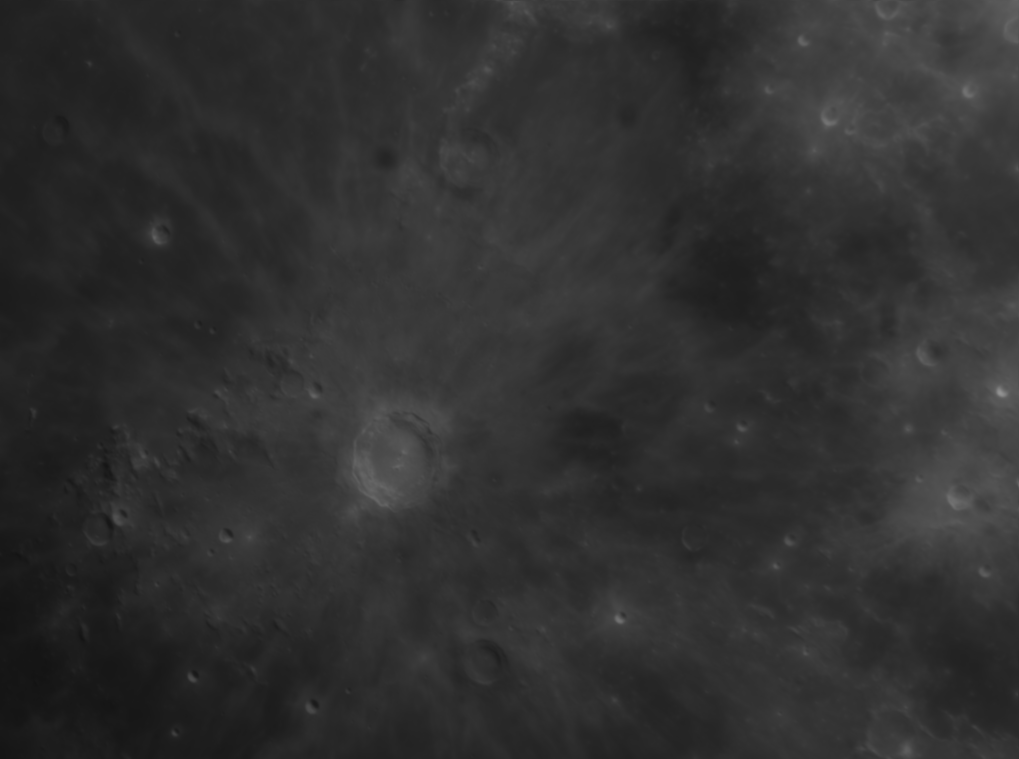
#> input picture test_frames/copernicus.tiff, 1019 x 759 px
$ python libframes.py
#> lines starting #> are read from the running program, lines starting #| are printed output that depends on the picture; after the words box and inside, x2 and y2 are one past the last pixel; in counts of white or black regions, pixels touching at a corner belong together
#! /usr/bin/env python
# -*- coding: utf-8 -*-

#-----------------------------------------------------------------------#
#                                                                       #
# Copyright (C) 2015, David A. Hall                                     #
#                     Eureka, MO USA                                    #
# This program is free software. You can redistribute it and/or modify  #
#   it under the terms of the GNU General Public License Version 2.     #
#   This program is distributed in the hope that it is useful,          #
#   but WITHOUT ANY WARRANTY IMPLIED OR OTHERWISE.                      #
#                                                                       #
#-----------------------------------------------------------------------#

__filename__ = "libframes.py"
__author__ = "David Hall"
__last_update__ = "11 April 2015"

import os
import sys
import cv2
import numpy as np


def simple_threshold(image, threshold, maxval, th_type):
    """Implements simple thresholding algorithm from OpenCV

    Arguments:
        image: image to threshold
        threshold: threshold value
                   > 0 and less than largest pixel value
        maxval: value of output pixel if image pixel is greater than threshold value
                range of values: 0 -> largest integer
        th_type: threshold type
                 accepts cv2.THRESH_BINARY, cv2.THRESH_BINARY_INV,
                         cv2.THRESH_TRUNC,
                         cv2.THRESH_TOZERO, cv2.THRESH_TOZERO_INV
    Returns a list:
        threshold value: integer
        thresholded image: numpy array"""
    ret, th_img = cv2.threshold(image, threshold, maxval, th_type)
    return th_img

def adaptive_threshold(image, maxval, ad_method, th_type, blk_size, constant):
    """Implements adaptive thresholding algorithm from OpenCV

    Arguments:
        image: source image
        maxval: value of output pixel if image pixel is greater than threshold value
                range of values: 0 -> largest integer
        ad_method: threshold algorithm
                   accepts cv2.ADAPTIVE_THRESH_MEAN_C,
                           cv2.ADAPTIVE_THRESH_GAUSSIAN_C
        th_type: threshold type
                 accepts cv2.THRESH_BINARY, cv2.THRESH_BINARY_INV
        blk_size: size of pixel neighborhood used to calculate threshol level
                  odd integer > 0 (3, 5, 7, etc.)
        constant: subtracted from mean
                  normally a postive integer
    Returns a list:
        thresholded image: numpy array"""
    return cv2.adaptiveThreshold(image, maxval, ad_method, th_type, blk_size, constant)

if __name__ == "__main__":
    from matplotlib import pyplot as plt

    img = cv2.imread('../test_frames/copernicus.tiff')
#> img is the input picture: shape (759, 1019, 3); min 18, max 147, mean 48.2
    white = 255
    levels = [(i * (img.max() - img.min())/4 + img.min()) for i in range(1, 4)]
#> levels = [50.25, 82.5, 114.8]
    print('Image Range: ', img.max(), img.min())
#| Image Range:  147 18
    print('Thresholds: ', levels)
#| Thresholds:  [50.25, 82.5, 114.75]

    for (title, type) in list((('Simple Binary', cv2.THRESH_BINARY),
                               ('Simple ToZero', cv2.THRESH_TOZERO))):
        for i in range(3):
            plt.subplot(2, 2, i + 1)
            level = i * (img.max() - img.min())/4 + img.min()
            plt.imshow(simple_threshold(img, level, white, type))
            plt.axis('off')
            plt.title(title + '  Threshold: ' + str(level))
        plt.subplot(2, 2, 4)
        plt.imshow(img)
        plt.axis('off')
        plt.title('Original')
        plt.show()
#> this loop made 2 passes
#> pass 1, in simple_threshold, `ret, th_img = cv2.threshold(image, threshold, maxval, th_type)`:
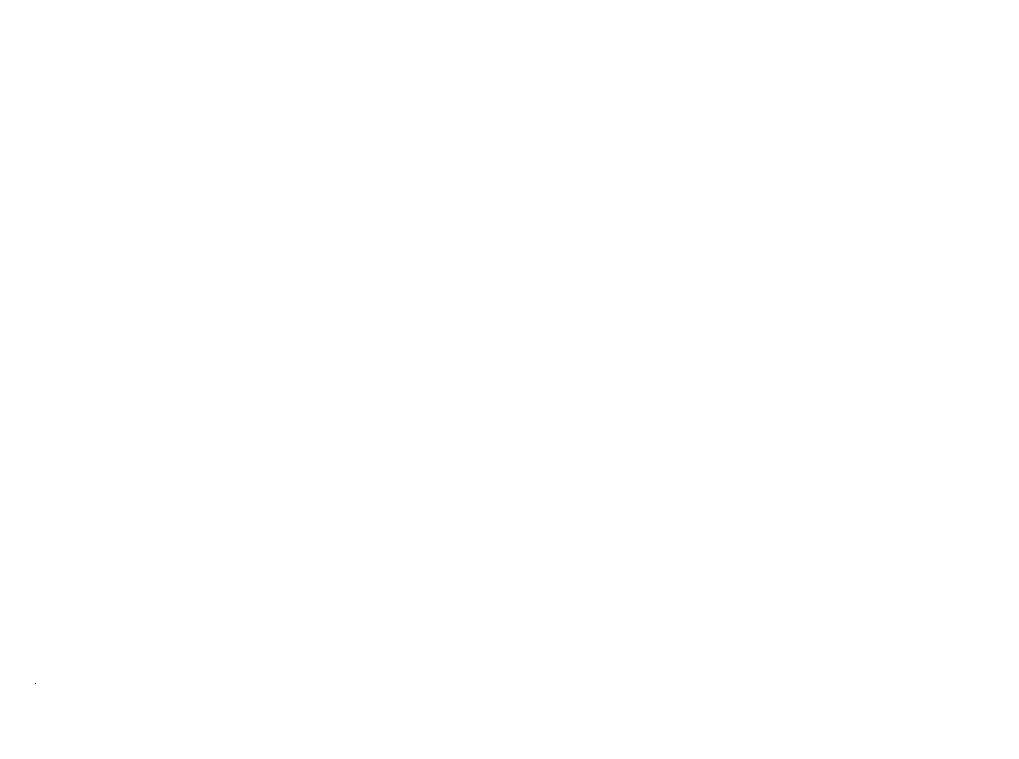
#> th_img: shape (759, 1019, 3); 100% white; black in thin lines or dots, all inside (x1, y1, x2, y2) = (35, 683, 36, 684)
#> pass 1, in simple_threshold (call 2), `ret, th_img = cv2.threshold(image, threshold, maxval, th_type)`:
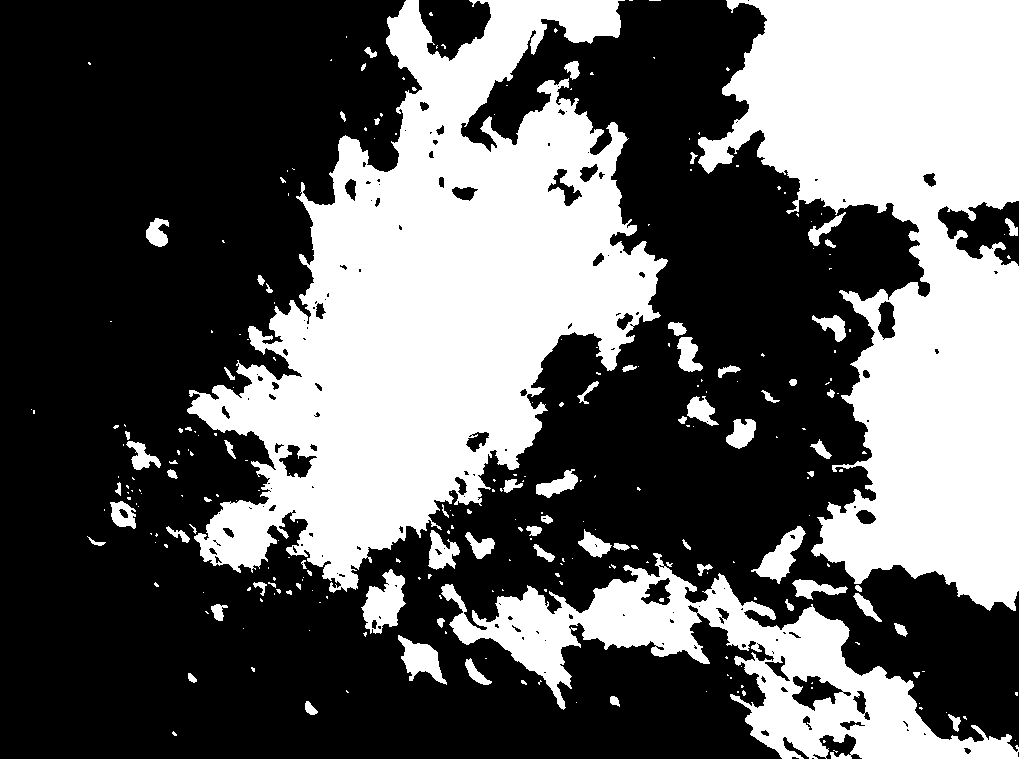
#> th_img: shape (759, 1019, 3); 38.2% white; 274 white regions (197 under 20 px), largest, box (x1, y1, x2, y2) and area: (187, 0, 668, 593) 135335, (698, 0, 1019, 611) 108871, (441, 553, 1019, 759) 34658
#> pass 1, in simple_threshold (call 3), `ret, th_img = cv2.threshold(image, threshold, maxval, th_type)`:
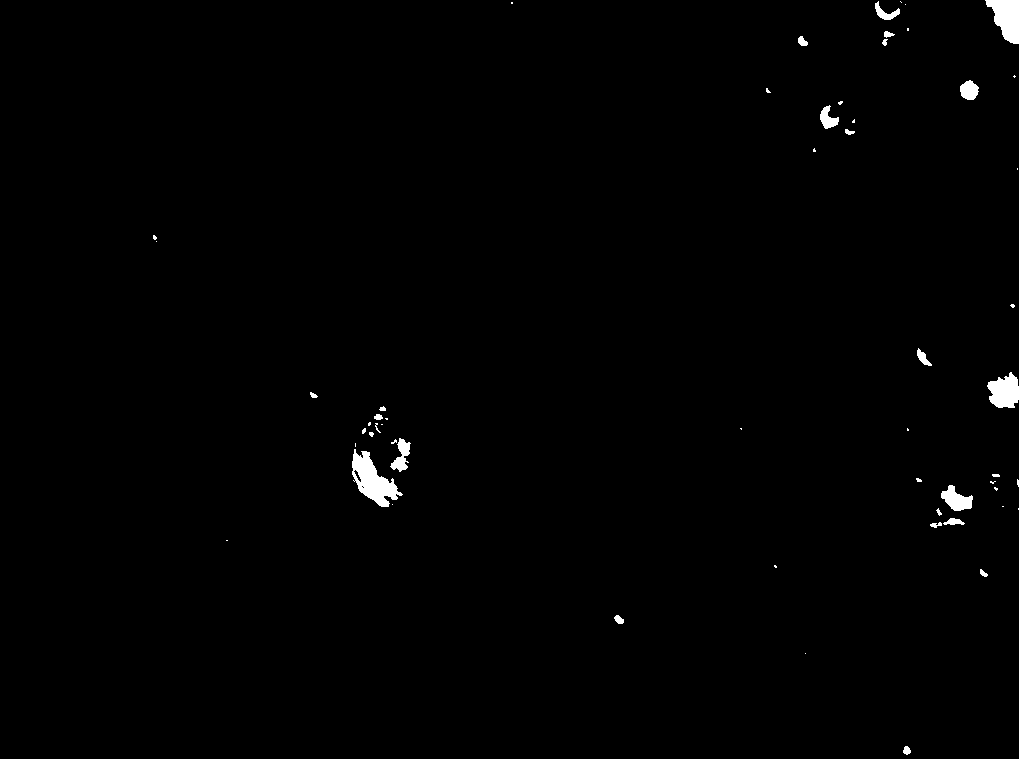
#> th_img: shape (759, 1019, 3); 0.74% white; 56 white regions (33 under 20 px), largest, box (x1, y1, x2, y2) and area: (352, 449, 403, 507) 1363, (985, 0, 1019, 44) 972, (987, 372, 1019, 408) 824
#> pass 1, `plt.show()`:
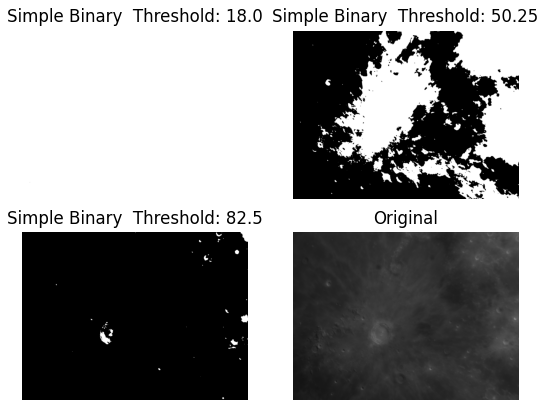
#> figure drawn by matplotlib, 4 panels
#> pass 2, `plt.show()`:
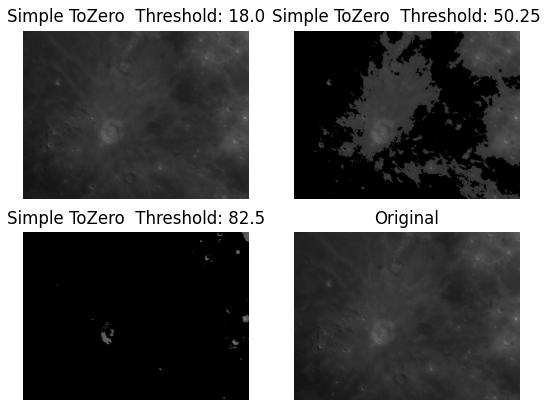
#> figure drawn by matplotlib, 4 panels

    for (title, method) in list((('Adaptive Mean', cv2.ADAPTIVE_THRESH_MEAN_C),
                                 ('Adaptive Gaussian', cv2.ADAPTIVE_THRESH_GAUSSIAN_C))):
        plt.subplot(2, 1, 1)
        plt.imshow(adaptive_threshold(img[..., 0], white, method, cv2.THRESH_BINARY, 11, 2))
        plt.axis('off')
        plt.title(title)
        plt.subplot(2, 1, 2)
        plt.imshow(img)
        plt.axis('off')
        plt.title('Original')
        plt.show()
#> this loop made 2 passes
#> pass 1, `plt.show()`:
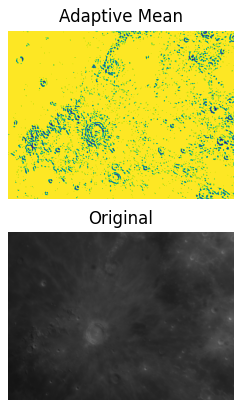
#> figure drawn by matplotlib, 2 panels
#> pass 2, `plt.show()`:
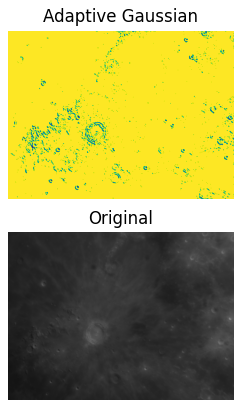
#> figure drawn by matplotlib, 2 panels
